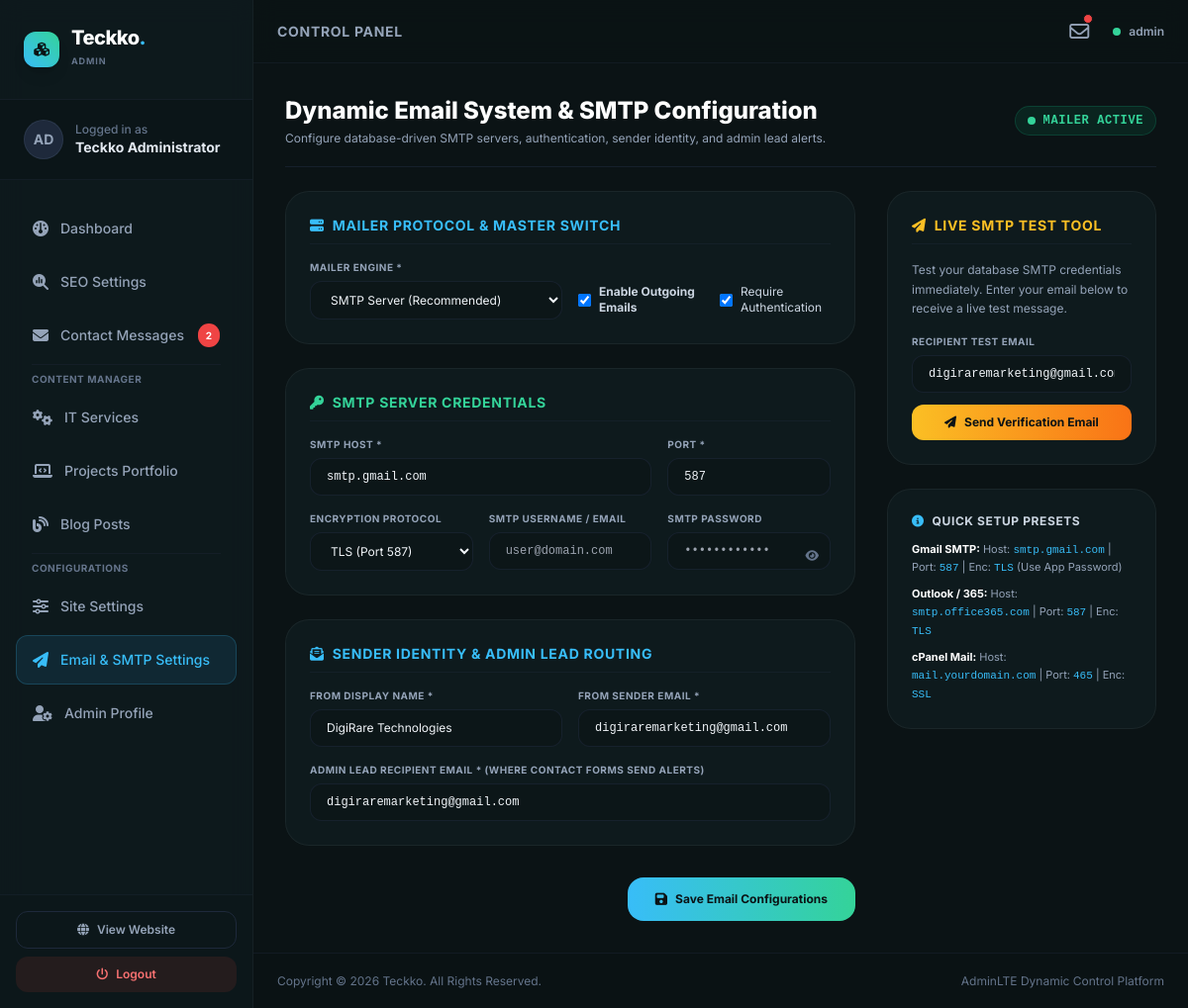
Screenshot of /dashboard/email-settings.php (signed in) with the database file from the repository.
### tables this page shows
CREATE TABLE `email_settings` (
  `id` int(11) NOT NULL DEFAULT 1,
  `mail_engine` enum('smtp','mail') DEFAULT 'smtp',
  `smtp_host` varchar(255) DEFAULT 'smtp.gmail.com',
  `smtp_port` int(11) DEFAULT 587,
  `smtp_encryption` enum('tls','ssl','none') DEFAULT 'tls',
  `smtp_auth` tinyint(1) DEFAULT 1,
  `smtp_username` varchar(255) DEFAULT '',
  `smtp_password` varchar(255) DEFAULT '',
  `from_name` varchar(255) DEFAULT 'DigiRare Technologies',
  `from_email` varchar(255) DEFAULT 'hello@digirare.com',
  `admin_email` varchar(255) DEFAULT 'hello@digirare.com',
  `is_enabled` tinyint(1) DEFAULT 1,
  `updated_at` timestamp NOT NULL DEFAULT current_timestamp() ON UPDATE current_timestamp(),
  PRIMARY KEY (`id`)
);

### includes/mailer.php (called while the page is built, shortened)
<?php
if (!function_exists('getMailSettings')) {
    function getMailSettings($pdo) {
        try {
            $stmt = $pdo->query("SELECT * FROM `email_settings` WHERE `id` = 1");
            $settings = $stmt->fetch();
            if ($settings) {
                $cachedSettings = $settings;
                return $cachedSettings;
            }
        } catch (Exception $e) {
        }
        $cachedSettings = [
            'mail_engine' => 'smtp',
            'smtp_host' => 'smtp.gmail.com',
            'smtp_port' => 587,
            'smtp_encryption' => 'tls',
            'smtp_auth' => 1,
            'smtp_username' => '',
            'smtp_password' => '',
            'from_name' => 'DigiRare Technologies',
            'from_email' => 'digiraremarketing@gmail.com',
            'admin_email' => 'digiraremarketing@gmail.com',
            'is_enabled' => 1
        ];
        return $cachedSettings;
    }
}

### dashboard/email-settings.php (the view, shortened to what this page needs)
<?php
require_once __DIR__ . '/../includes/db.php';
require_once __DIR__ . '/../includes/mailer.php';
$emailSettings = getMailSettings($pdo);
require_once __DIR__ . '/header.php';
?>
    <div class="flex flex-col gap-6">
        <div class="flex flex-col sm:flex-row justify-between items-start sm:items-center gap-4 border-b border-slate-800/60 pb-5">
            <div>
                <h2 class="font-heading font-extrabold text-2xl text-white">Dynamic Email System & SMTP Configuration</h2>
                <p class="text-xs text-slate-400 mt-1">Configure database-driven SMTP servers, authentication, sender identity, and admin lead alerts.</p>
            </div>
            <div class="flex items-center gap-3">
                <span class="px-3 py-1.5 rounded-full text-xs font-mono font-bold uppercase tracking-wider flex items-center gap-2 <?php echo !empty($emailSettings['is_enabled']) ? 'bg-emerald-500/10 text-emerald-400 border border-emerald-500/20' : 'bg-rose-500/10 text-rose-400 border border-rose-500/20'; ?>">
                    <span class="w-2 h-2 rounded-full <?php echo !empty($emailSettings['is_enabled']) ? 'bg-emerald-400 animate-pulse' : 'bg-rose-400'; ?>"></span>
                    <span><?php echo !empty($emailSettings['is_enabled']) ? 'Mailer Active' : 'Mailer Disabled'; ?></span>
                </span>
            </div>
        </div>
        <div class="grid grid-cols-1 lg:grid-cols-12 gap-8 max-w-6xl">
            <div class="lg:col-span-8 flex flex-col gap-6">
                <form action="email-settings.php" method="POST" class="flex flex-col gap-6">
                    <div class="dashboard-card p-6 rounded-3xl border border-white/5 bg-brand-card flex flex-col gap-4">
                        <h3 class="font-heading font-bold text-sm text-brand-accent uppercase tracking-wider border-b border-slate-800/40 pb-2 flex items-center gap-2">
                            <i class="fa-solid fa-server"></i>
                            <span>Mailer Protocol & Master Switch</span>
                        </h3>
                        <div class="grid grid-cols-1 sm:grid-cols-2 gap-4">
                            <div>
                                <label class="block text-[10px] uppercase font-bold tracking-wider text-slate-400 mb-1.5">Mailer Engine *</label>
                                <select name="mail_engine" class="w-full bg-brand-dark/50 border border-slate-800/60 rounded-xl px-4 py-2.5 text-xs text-slate-100 focus:outline-none focus:border-brand-accent transition-colors">
                                    <option value="smtp" <?php echo ($emailSettings['mail_engine'] === 'smtp') ? 'selected' : ''; ?>>SMTP Server (Recommended)</option>
                                </select>
                            </div>
                            <div class="flex items-center gap-6 pt-5">
                                <label class="flex items-center gap-2 text-xs text-slate-300 cursor-pointer">
                                    <input type="checkbox" name="is_enabled" value="1" <?php echo !empty($emailSettings['is_enabled']) ? 'checked' : ''; ?> class="rounded bg-brand-dark border-slate-700 text-brand-accent focus:ring-0">
                                    <span class="font-bold">Enable Outgoing Emails</span>
                                </label>
                                <label class="flex items-center gap-2 text-xs text-slate-300 cursor-pointer">
                                    <input type="checkbox" name="smtp_auth" value="1" <?php echo !empty($emailSettings['smtp_auth']) ? 'checked' : ''; ?> class="rounded bg-brand-dark border-slate-700 text-brand-accent focus:ring-0">
                                    <span>Require Authentication</span>
                                </label>
                            </div>
                        </div>
                    </div>
                    <div class="dashboard-card p-6 rounded-3xl border border-white/5 bg-brand-card flex flex-col gap-4">
                        <h3 class="font-heading font-bold text-sm text-emerald-400 uppercase tracking-wider border-b border-slate-800/40 pb-2 flex items-center gap-2">
                            <i class="fa-solid fa-key"></i>
                            <span>SMTP Server Credentials</span>
                        </h3>
                        <div class="grid grid-cols-1 sm:grid-cols-3 gap-4">
                            <div class="sm:col-span-2">
                                <label class="block text-[10px] uppercase font-bold tracking-wider text-slate-400 mb-1.5">SMTP Host *</label>
                                <input type="text" name="smtp_host" value="<?php echo htmlspecialchars($emailSettings['smtp_host'] ?? ''); ?>" placeholder="e.g. smtp.gmail.com or mail.yourdomain.com" required class="w-full bg-brand-dark/50 border border-slate-800/60 rounded-xl px-4 py-2.5 text-xs text-slate-100 placeholder-slate-650 focus:outline-none focus:border-brand-accent transition-colors font-mono">
                            </div>
                            <div>
                                <label class="block text-[10px] uppercase font-bold tracking-wider text-slate-400 mb-1.5">Port *</label>
                                <input type="number" name="smtp_port" value="<?php echo htmlspecialchars($emailSettings['smtp_port'] ?? 587); ?>" required class="w-full bg-brand-dark/50 border border-slate-800/60 rounded-xl px-4 py-2.5 text-xs text-slate-100 focus:outline-none focus:border-brand-accent transition-colors font-mono">
                            </div>
                        </div>
                        <div class="grid grid-cols-1 sm:grid-cols-3 gap-4">
                            <div>
                                <label class="block text-[10px] uppercase font-bold tracking-wider text-slate-400 mb-1.5">Encryption Protocol</label>
                                <select name="smtp_encryption" class="w-full bg-brand-dark/50 border border-slate-800/60 rounded-xl px-4 py-2.5 text-xs text-slate-100 focus:outline-none focus:border-brand-accent transition-colors">
                                    <option value="tls" <?php echo ($emailSettings['smtp_encryption'] === 'tls') ? 'selected' : ''; ?>>TLS (Port 587)</option>
                                </select>
                            </div>
                            <div>
                                <label class="block text-[10px] uppercase font-bold tracking-wider text-slate-400 mb-1.5">SMTP Username / Email</label>
                                <input type="text" name="smtp_username" value="<?php echo htmlspecialchars($emailSettings['smtp_username'] ?? ''); ?>" placeholder="user@domain.com" class="w-full bg-brand-dark/50 border border-slate-800/60 rounded-xl px-4 py-2.5 text-xs text-slate-100 placeholder-slate-650 focus:outline-none focus:border-brand-accent transition-colors font-mono">
                            </div>
                            <div class="relative">
                                <label class="block text-[10px] uppercase font-bold tracking-wider text-slate-400 mb-1.5">SMTP Password</label>
                                <div class="relative">
                                    <input type="password" id="smtp_password_input" name="smtp_password" value="<?php echo htmlspecialchars($emailSettings['smtp_password'] ?? ''); ?>" placeholder="••••••••••••" class="w-full bg-brand-dark/50 border border-slate-800/60 rounded-xl pl-4 pr-10 py-2.5 text-xs text-slate-100 placeholder-slate-650 focus:outline-none focus:border-brand-accent transition-colors font-mono">
                                    <button type="button" onclick="togglePass()" class="absolute right-3 top-2.5 text-slate-500 hover:text-slate-300">
                                        <i id="pass_icon" class="fa-solid fa-eye text-xs"></i>
                                    </button>
                                </div>
                            </div>
                        </div>
                    </div>
                    <div class="dashboard-card p-6 rounded-3xl border border-white/5 bg-brand-card flex flex-col gap-4">
                        <h3 class="font-heading font-bold text-sm text-sky-400 uppercase tracking-wider border-b border-slate-800/40 pb-2 flex items-center gap-2">
                            <i class="fa-solid fa-envelope-open-text"></i>
                            <span>Sender Identity & Admin Lead Routing</span>
                        </h3>
                        <div class="grid grid-cols-1 sm:grid-cols-2 gap-4">
                            <div>
                                <label class="block text-[10px] uppercase font-bold tracking-wider text-slate-400 mb-1.5">From Display Name *</label>
                                <input type="text" name="from_name" value="<?php echo htmlspecialchars($emailSettings['from_name'] ?? 'DigiRare Technologies'); ?>" required class="w-full bg-brand-dark/50 border border-slate-800/60 rounded-xl px-4 py-2.5 text-xs text-slate-100 focus:outline-none focus:border-brand-accent transition-colors">
                            </div>
                            <div>
                                <label class="block text-[10px] uppercase font-bold tracking-wider text-slate-400 mb-1.5">From Sender Email *</label>
                                <input type="email" name="from_email" value="<?php echo htmlspecialchars($emailSettings['from_email'] ?? 'digiraremarketing@gmail.com'); ?>" required class="w-full bg-brand-dark/50 border border-slate-800/60 rounded-xl px-4 py-2.5 text-xs text-slate-100 focus:outline-none focus:border-brand-accent transition-colors font-mono">
                            </div>
                        </div>
                        <div>
                            <label class="block text-[10px] uppercase font-bold tracking-wider text-slate-400 mb-1.5">Admin Lead Recipient Email * (Where contact forms send alerts)</label>
                            <input type="email" name="admin_email" value="<?php echo htmlspecialchars($emailSettings['admin_email'] ?? 'digiraremarketing@gmail.com'); ?>" required class="w-full bg-brand-dark/50 border border-slate-800/60 rounded-xl px-4 py-2.5 text-xs text-slate-100 focus:outline-none focus:border-brand-accent transition-colors font-mono">
                        </div>
                    </div>
                    <div class="flex justify-end pt-2">
                        <button type="submit" class="px-7 py-3 rounded-2xl font-heading font-bold text-xs bg-gradient-to-r from-brand-accent to-emerald-400 text-brand-dark hover:shadow-lg hover:shadow-brand-accent/20 transition-all flex items-center gap-2">
                            <i class="fa-solid fa-floppy-disk text-sm"></i>
                            <span>Save Email Configurations</span>
                        </button>
                    </div>
                </form>
            </div>
            <div class="lg:col-span-4 flex flex-col gap-6">
                <div class="dashboard-card p-6 rounded-3xl border border-white/5 bg-brand-card flex flex-col gap-4">
                    <h3 class="font-heading font-bold text-sm text-amber-400 uppercase tracking-wider border-b border-slate-800/40 pb-2 flex items-center gap-2">
                        <i class="fa-solid fa-paper-plane"></i>
                        <span>Live SMTP Test Tool</span>
                    </h3>
                    <p class="text-xs text-slate-400 leading-relaxed">
                        Test your database SMTP credentials immediately. Enter your email below to receive a live test message.
                    </p>
                    <form action="email-settings.php" method="POST" class="flex flex-col gap-3">
                        <div>
                            <label class="block text-[10px] uppercase font-bold tracking-wider text-slate-400 mb-1.5">Recipient Test Email</label>
                            <input type="email" name="test_recipient" value="<?php echo htmlspecialchars($_SESSION['admin_email'] ?? $emailSettings['admin_email'] ?? ''); ?>" required placeholder="youremail@domain.com" class="w-full bg-brand-dark/50 border border-slate-800/60 rounded-xl px-4 py-2.5 text-xs text-slate-100 placeholder-slate-650 focus:outline-none focus:border-brand-accent transition-colors font-mono">
                        </div>
                        <button type="submit" class="w-full py-2.5 rounded-xl font-heading font-bold text-xs bg-gradient-to-r from-amber-400 to-orange-500 text-brand-dark hover:shadow-lg transition-all flex items-center justify-center gap-2">
                            <i class="fa-solid fa-paper-plane text-xs"></i>
                            <span>Send Verification Email</span>
                        </button>
                    </form>
                </div>
                <div class="dashboard-card p-6 rounded-3xl border border-white/5 bg-brand-card flex flex-col gap-3">
                    <h4 class="font-heading font-bold text-xs text-slate-300 uppercase tracking-wider flex items-center gap-2">
                        <i class="fa-solid fa-circle-info text-brand-accent"></i>
                        <span>Quick Setup Presets</span>
                    </h4>
                    <div class="text-[11px] text-slate-400 space-y-2 leading-relaxed">
                        <p><strong class="text-white">Gmail SMTP:</strong> Host: <code class="text-brand-accent">smtp.gmail.com</code> | Port: <code class="text-brand-accent">587</code> | Enc: <code class="text-brand-accent">TLS</code> (Use App Password)</p>
                        <p><strong class="text-white">Outlook / 365:</strong> Host: <code class="text-brand-accent">smtp.office365.com</code> | Port: <code class="text-brand-accent">587</code> | Enc: <code class="text-brand-accent">TLS</code></p>
                        <p><strong class="text-white">cPanel Mail:</strong> Host: <code class="text-brand-accent">mail.yourdomain.com</code> | Port: <code class="text-brand-accent">465</code> | Enc: <code class="text-brand-accent">SSL</code></p>
                    </div>
                </div>
            </div>
        </div>
    </div>
<?php require_once __DIR__ . '/footer.php'; ?>

### dashboard/header.php (style rules this page uses)
.dashboard-card { background: rgba(14, 26, 29, 0.4); backdrop-filter: blur(8px); border: 1px solid rgba(255, 255, 255, 0.03); transition: all 0.2s ease; }

### rows the page displays
email_settings: mail_engine "SMTP Server (Recommended)", is_enabled "☑", smtp_auth "☑", smtp_host "smtp.gmail.com", smtp_port "587", smtp_encryption "TLS (Port 587)", from_name "DigiRare Technologies", from_email "digiraremarketing@gmail.com", admin_email "digiraremarketing@gmail.com", test_recipient "digiraremarketing@gmail.com"

### other values shown
substr($_SESSION['admin_username'], 0, 2) "AD"
$_SESSION['admin_name'] "Teckko Administrator"
$unreadCount "2"
$_SESSION['admin_username'] "admin"
